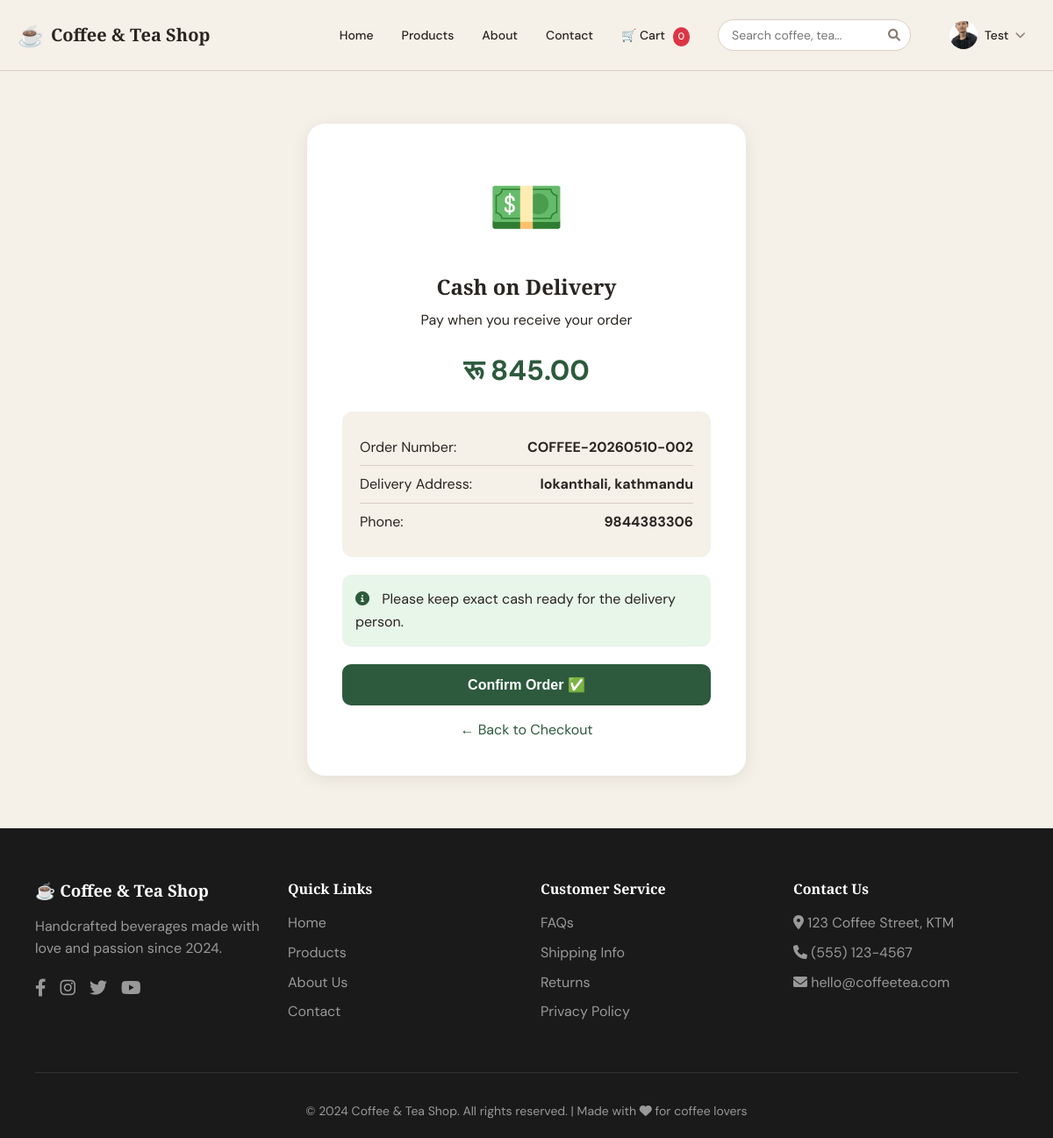
The app's page /orders/payment/cod/8/ (signed in) with its own data.
### apps/accounts/models.py (models this page shows, shortened)
class CustomUser(AbstractUser):
    phone_number = models.CharField(max_length=15, blank=True, null=True)
    address = models.TextField(blank=True, null=True)
    profile_picture = models.ImageField(upload_to='profile_pics/', blank=True, null=True)
    created_at = models.DateTimeField(auto_now_add=True)
    updated_at = models.DateTimeField(auto_now=True)
    class Meta:
        verbose_name = 'User'
        verbose_name_plural = 'Users'

### apps/orders/models.py (models this page shows, shortened)
class Order(models.Model):
    PAYMENT_METHODS = [
        ('cod', 'Cash on Delivery'),
        ('esewa', 'Esewa'),
        ('khalti', 'Khalti'),
        ('stripe', 'Credit/Debit Card'),
    ]
    STATUS_CHOICES = [
        ('pending', 'Pending Payment'),
        ('confirmed', 'Confirmed'),
        ('processing', 'Processing'),
        ('shipped', 'Shipped'),
        ('delivered', 'Delivered'),
        ('cancelled', 'Cancelled'),
    ]
    PAYMENT_STATUS = [
        ('pending', 'Pending'),
        ('paid', 'Paid'),
        ('failed', 'Failed'),
        ('refunded', 'Refunded'),
    ]
    user = models.ForeignKey(settings.AUTH_USER_MODEL, on_delete=models.CASCADE, null=True, blank=True)
    session_key = models.CharField(max_length=40, null=True, blank=True)
    order_number = models.CharField(max_length=20, unique=True, editable=False)
    full_name = models.CharField(max_length=200)
    email = models.EmailField()
    phone = models.CharField(max_length=15)
    address = models.TextField()
    city = models.CharField(max_length=100)
    postal_code = models.CharField(max_length=20, blank=True)
    total_amount = models.DecimalField(max_digits=10, decimal_places=2)
    delivery_charge = models.DecimalField(max_digits=10, decimal_places=2, default=0)
    discount = models.DecimalField(max_digits=10, decimal_places=2, default=0)
    grand_total = models.DecimalField(max_digits=10, decimal_places=2)
    payment_method = models.CharField(max_length=20, choices=PAYMENT_METHODS)
    payment_status = models.CharField(max_length=20, choices=PAYMENT_STATUS, default='pending')
    payment_id = models.CharField(max_length=200, blank=True, null=True)
    status = models.CharField(max_length=20, choices=STATUS_CHOICES, default='pending')
    notes = models.TextField(blank=True, null=True)
    ip_address = models.GenericIPAddressField(blank=True, null=True)
    created_at = models.DateTimeField(auto_now_add=True)
    updated_at = models.DateTimeField(auto_now=True)
    class Meta:
        ordering = ['-created_at']
        verbose_name = 'Order'
        verbose_name_plural = 'Orders'

### apps/orders/views.py (the view)
# urls.py: path('payment/cod/<int:order_id>/', views.cod_payment, name='cod_payment'),
@login_required
def cod_payment(request, order_id):
    order = get_object_or_404(Order, id=order_id, user=request.user)
    return render(request, 'orders/payment/cod.html', {'order': order})

### apps/cart/context_processors.py (called while the page is built)
def get_cart(request):
    if request.user.is_authenticated:
        cart, created = Cart.objects.get_or_create(user=request.user)
    else:
        if not request.session.session_key:
            request.session.create()
        cart, created = Cart.objects.get_or_create(session_key=request.session.session_key)
    return cart

def cart_count(request):
    try:
        cart = get_cart(request)
        return {'cart_total_items': cart.get_total_items()}
    except:
        return {'cart_total_items': 0}

### apps/cart/models.py (called while the page is built)
    def get_total_items(self):
        return sum(item.quantity for item in self.items.all())

### apps/orders/templates/orders/payment/cod.html (shortened to what this page needs)
{% extends 'base.html' %}
{% load static %}
{% block content %}
<section class="payment-page">
  <div class="payment-container">
    <div class="payment-card">
      <div class="payment-icon">💵</div>
      <h2>Cash on Delivery</h2>
      <p>Pay when you receive your order</p>
      <div class="amount">
        रू {{ order.grand_total|floatformat:2 }}
      </div>
      <div class="order-details">
        <div class="detail-row">
          <span>Order Number:</span>
          <strong>{{ order.order_number }}</strong>
        </div>
        <div class="detail-row">
          <span>Delivery Address:</span>
          <strong>{{ order.address }}, {{ order.city }}</strong>
        </div>
        <div class="detail-row">
          <span>Phone:</span>
          <strong>{{ order.phone }}</strong>
        </div>
      </div>
      <div class="info-box">
        <i class="fas fa-info-circle"></i>
        Please keep exact cash ready for the delivery person.
      </div>
      <form method="post" action="{% url 'orders:order_success' order.id %}">
        <button type="submit" class="confirm-btn">Confirm Order ✅</button>
      </form>
      <a href="{% url 'orders:checkout' %}" class="back-link">← Back to Checkout</a>
    </div>
  </div>
</section>
{% endblock %}

### templates/base.html (shortened to what this page needs)
{% load static %}
<!DOCTYPE html>
<html lang="en">
<head>
  <link rel="stylesheet" href="{% static 'css/styles.css' %}" />
  <link rel="stylesheet" href="https://cdnjs.cloudflare.com/ajax/libs/font-awesome/6.0.0-beta3/css/all.min.css">
</head>
<body>
  <nav class="navbar desktop-nav">
    <div class="nav-container">
      <a href="/" class="navbar-brand">
        <span class="brand-icon">☕</span>
        <span class="brand-text">Coffee &amp; Tea Shop</span>
      </a>
      <ul class="navbar-links">
        <li><a href="/" class="{% block home_active %}{% endblock %}">Home</a></li>
        <li><a href="/products/" class="{% block products_active %}{% endblock %}">Products</a></li>
        <li><a href="/about/" class="{% block about_active %}{% endblock %}">About</a></li>
        <li><a href="/contact/" class="{% block contact_active %}{% endblock %}">Contact</a></li>
        <li><a href="/cart/">🛒 Cart <span id="cartCountDesktop" class="cart-count">0</span></a></li>
        <li class="nav-search">
          <form method="get" action="{% url 'products:search' %}" class="search-form-nav" id="searchForm">
            <div class="search-wrapper">
              <input type="text" name="q" id="searchInput" placeholder="Search coffee, tea..." class="search-input-nav" autocomplete="off">
              <button type="submit"><i class="fas fa-search"></i></button>
            </div>
          </form>
        </li>
        {% if user.is_authenticated %}
          <li class="dropdown">
            <a href="#" class="dropdown-toggle" id="userDropdown" onclick="toggleDropdown(event)">
              <div class="user-avatar">
                {% if user.profile_picture %}
                  <img src="{{ user.profile_picture.url }}" alt="{{ user.username }}" class="avatar-img">
                {% else %}
                  <i class="fas fa-user-circle"></i>
                {% endif %}
              </div>
              <span class="username">{{ user.first_name|default:user.username }}</span>
              <i class="fas fa-chevron-down"></i>
            </a>
          </li>
        {% else %}
          <li><a href="{% url 'accounts:login' %}" class="login-nav-btn">Login</a></li>
        {% endif %}
      </ul>
    </div>
  </nav>
  <main>
    {% block content %}
    {% endblock %}
  </main>
  <footer class="footer">
    <div class="container">
      <div class="footer-grid">
        <div class="footer-about">
          <h3>☕ Coffee & Tea Shop</h3>
          <p>Handcrafted beverages made with love and passion since 2024.</p>
          <div class="social-links">
            <a href="https://www.facebook.com/"><i class="fab fa-facebook-f"></i></a>
            <a href="https://www.instagram.com/?hl=en"><i class="fab fa-instagram"></i></a>
            <a href="https://x.com/"><i class="fab fa-twitter"></i></a>
            <a href="https://www.youtube.com/"><i class="fab fa-youtube"></i></a>
          </div>
        </div>
        <div class="footer-links">
          <h4>Quick Links</h4>
          <ul>
            <li><a href="/">Home</a></li>
            <li><a href="/products/">Products</a></li>
            <li><a href="/about/">About Us</a></li>
            <li><a href="/contact/">Contact</a></li>
          </ul>
        </div>
        <div class="footer-links">
          <h4>Customer Service</h4>
          <ul>
            <li><a href="#">FAQs</a></li>
            <li><a href="#">Shipping Info</a></li>
            <li><a href="#">Returns</a></li>
            <li><a href="#">Privacy Policy</a></li>
          </ul>
        </div>
        <div class="footer-contact">
          <h4>Contact Us</h4>
          <ul>
            <li><i class="fas fa-map-marker-alt"></i> 123 Coffee Street, KTM</li>
            <li><i class="fas fa-phone"></i> (555) 123-4567</li>
            <li><i class="fas fa-envelope"></i> hello@coffeetea.com</li>
          </ul>
        </div>
      </div>
      <div class="footer-bottom">
        <p>&copy; 2024 Coffee & Tea Shop. All rights reserved. | Made with <i class="fas fa-heart"></i> for coffee lovers</p>
      </div>
    </div>
  </footer>
</body>
</html>

### static/css/styles.css (style rules this page uses)
:root { --bg: #f5f0e8; --fg: #2a2520; --primary: #2d5a3d; --primary-dark: #1e3d28; --primary-light: #4a7a5a; --primary-fg: #f5f0e8; --card-bg: #faf8f5; --muted: #8a7e72; --border: #d9cfc2; --accent: #c4a27a; --shadow: 0 4px 20px rgba(0,0,0,0.08); --shadow-hover: 0 8px 30px rgba(0,0,0,0.12); }
* { margin: 0; padding: 0; box-sizing: border-box; }
body { font-family: 'DM Sans', sans-serif; background: var(--bg); color: var(--fg); line-height: 1.6; }
h1, h2, h3, h4 { font-family: 'Playfair Display', serif; font-weight: 700; line-height: 1.2; }
.container { max-width: 1200px; margin: 0 auto; padding: 0 20px; }
.navbar { background: var(--bg); border-bottom: 1px solid var(--border); position: sticky; top: 0; z-index: 100; backdrop-filter: blur(10px); }
.nav-container { max-width: 1200px; margin: 0 auto; padding: 1rem 20px; display: flex; justify-content: space-between; align-items: center; }
.navbar-brand { display: flex; align-items: center; gap: 8px; font-family: 'Playfair Display', serif; font-size: 1.25rem; font-weight: 700; color: var(--fg); text-decoration: none; }
.brand-icon { font-size: 1.5rem; }
.navbar-links { display: flex; gap: 2rem; list-style: none; align-items: center; }
.navbar-links a { font-size: 0.875rem; font-weight: 500; color: var(--fg); text-decoration: none; transition: color 0.2s; }
.nav-search { margin-left: auto; }
.search-wrapper { position: relative; }
.search-form-nav { display: flex; align-items: center; }
.search-input-nav { padding: 8px 35px 8px 15px; border: 1px solid var(--border); border-radius: 50px; font-size: 14px; width: 220px; transition: all 0.3s; font-family: 'DM Sans', sans-serif; }
.search-form-nav button { position: absolute; right: 12px; top: 50%; transform: translateY(-50%); background: none; border: none; cursor: pointer; color: var(--muted); font-size: 14px; }
.dropdown { position: relative; display: inline-block; }
.dropdown-toggle { display: flex; align-items: center; gap: 8px; cursor: pointer; padding: 8px 12px; border-radius: 40px; transition: all 0.3s; text-decoration: none; color: var(--fg); }
.user-avatar { width: 32px; height: 32px; border-radius: 50%; overflow: hidden; display: flex; align-items: center; justify-content: center; }
.avatar-img { width: 100%; height: 100%; object-fit: cover; }
.username { font-size: 14px; font-weight: 500; color: var(--fg); }
.dropdown-toggle i.fa-chevron-down { font-size: 12px; color: var(--muted); transition: transform 0.3s; }
.cart-count { display: inline-block; background: #dc3545; color: white; border-radius: 50%; padding: 2px 6px; font-size: 11px; margin-left: 5px; min-width: 18px; text-align: center; }
.footer { background: #1a1a1a; color: #999; padding: 60px 20px 20px; }
.footer-grid { display: grid; grid-template-columns: repeat(4, 1fr); gap: 2rem; margin-bottom: 3rem; }
.footer-about h3 { color: white; margin-bottom: 1rem; }
.footer-about p { margin-bottom: 1rem; }
.social-links { display: flex; gap: 1rem; }
.social-links a { color: #999; text-decoration: none; font-size: 1.25rem; transition: color 0.3s; }
.footer-links h4, .footer-contact h4 { color: white; margin-bottom: 1rem; }
.footer-links ul, .footer-contact ul { list-style: none; }
.footer-links li, .footer-contact li { margin-bottom: 0.5rem; }
.footer-links a { color: #999; text-decoration: none; transition: color 0.3s; }
.footer-contact li { color: #999; }
.footer-bottom { text-align: center; padding-top: 2rem; border-top: 1px solid #333; font-size: 0.875rem; }

### records on screen
CustomUser: profile_picture (picture), first_name "Test"
Order: grand_total "845.00", order_number "COFFEE-20260510-002", address "lokanthali", city "kathmandu", phone "9844383306"
